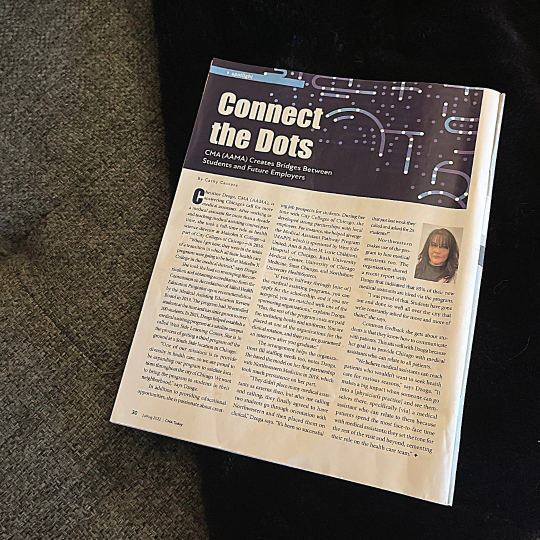
#> input picture Homework_6/data/test2.jpeg, 1080 x 1080 px (shown at 1/2 size)
$ jupyter execute Homework.ipynb
#> lines starting #> are read from the running program, lines starting #| are printed output that depends on the picture
# HOMEWORK 6

In this homework you are going to use the Harris corner detector to detect the corners of a document. Document detection is a crucial task for many applications, e.g., text recognition, automatic passport reading (at airport gates), etc.

You will also have to design your own feature descriptor in order to localize and distinguish among the 4 document corners.

At the end of this notebook, there are a couple of questions for you to answer.

So let's begin, shall we?

[cell 1]
import cv2
import math
import numpy as np
from matplotlib import pyplot as plt
plt.rcParams['figure.figsize'] = [15, 10]

Let's load the image we will be working on in this homework.

[cell 2]
# Let's read the image
# img = cv2.imread('data/document.jpg')
img = cv2.imread('data/test2.jpeg')
#> img is the input picture: shape (1080, 1080, 3); mean B, G, R 83.5, 93.9, 102.1
img = cv2.resize(img, None, fx=0.5, fy=0.5)
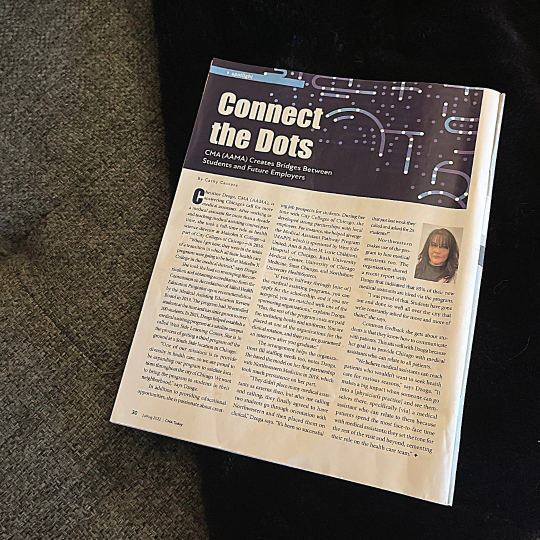
#> img: shape (540, 540, 3); mean B, G, R 83.6, 94, 102.2
# Convert it to gray scale
gray = cv2.cvtColor(img, cv2.COLOR_BGR2GRAY)
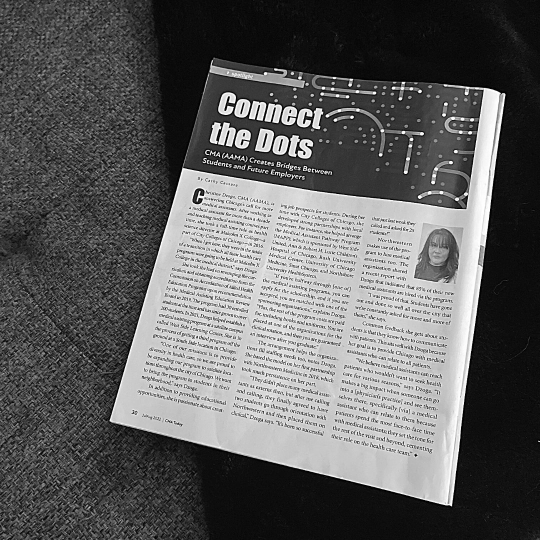
#> gray: shape (540, 540); min 0, max 255, mean 95.3
gray = np.float32(gray)/255
rows, cols = gray.shape
#> rows = 540; cols = 540

# Let's plot the images (colour and gray scale)
plt.subplot(121), plt.imshow(img)
plt.subplot(122), plt.imshow(gray, cmap='gray')
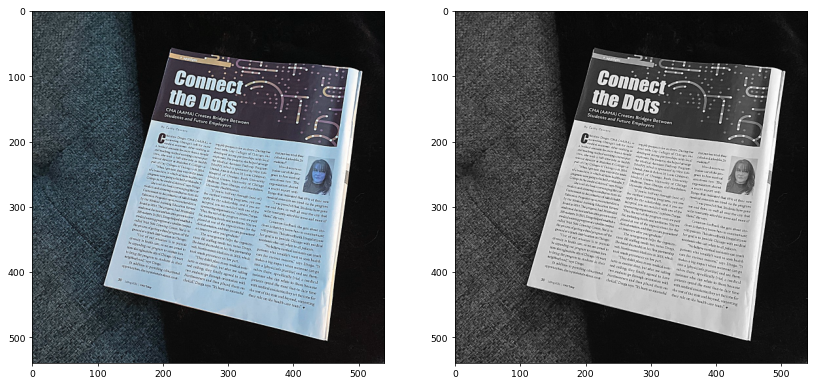
#> figure drawn by matplotlib, 2 panels; B, G, R data is drawn as R, G, B

### Harris Corner Detector
Let us now compute Harris corners. Remember that the Harris detector computes the "cornerness" score for each image pixel.

[cell 3]
# Compute Harris corners (use the available OpenCV functions)
# Suggested parameters:
#            block size of 2 pixels
#            gradient kernel size of 3 pixels
#            k parameter equal to 0.04
cornerness = cv2.cornerHarris(gray, blockSize=2, ksize=3, k=0.04)
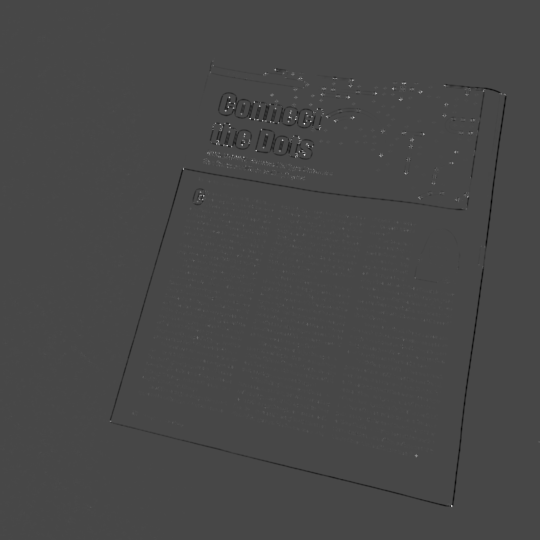
#> cornerness: shape (540, 540) float32; min -0.0337, max 0.086, mean -3.7e-05; drawn with min black and max white
# We are not interested in edges, so put to zero all negative cornerness values
cornerness[cornerness < 0] = 0
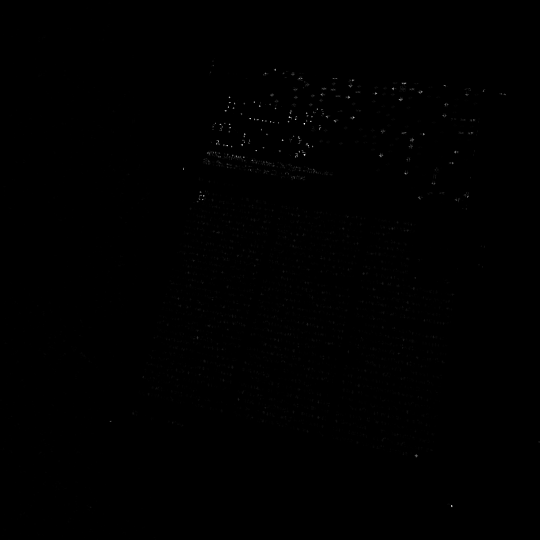
#> cornerness: shape (540, 540) float32; min 0, max 0.086, mean 0.000149; drawn with min black and max white

# Since cornerness has a huge dynamic range, let's take the logarithm for better visualization and manipulation
cornerness = np.log(cornerness + 1e-6)
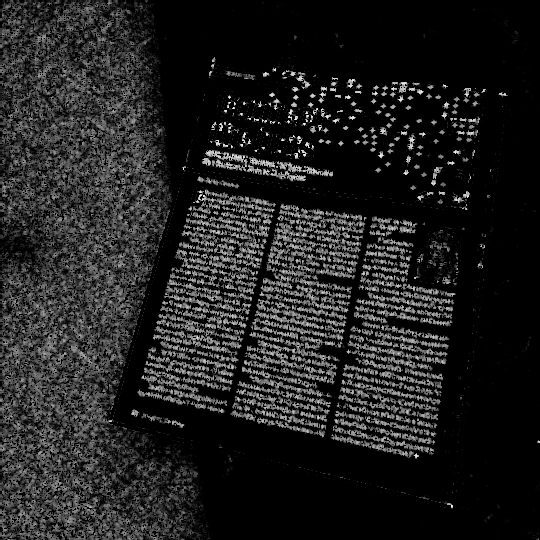
#> cornerness: shape (540, 540) float32; min -13.82, max -2.45, mean -12.35; drawn with min black and max white

[cell 4]
# Let's now plot the image and the corresponding Harris corners (in log scale)
plt.subplot(121), plt.imshow(img)
plt.subplot(122), plt.imshow(cornerness)
#> figure, not shown here; B, G, R data is drawn as R, G, B

At this point, you can see that the Harris detector has detected a lot of features. Not only the four document corners, but also the corners corresponding to (black) letters printed on (white) paper. How can we filter out everything but the 4 document corners?

For that purpose, let's design a custom feature descriptor suitable to detect the document corners. In order to do so, let's have a look at the top left corner.

A good descriptor of that corner, given a certain neghbouring region, would be to assess that the bottom-right quadrant is (much) brighter than the other three quadrants (i.e. top-left, top-right, bottom-left). Let's then implement it :-) I'll do the implementation for the top-left corner, you shall do the rest.

[cell 5]
# Detection thresholds
th_top_left, th_top_right = -1e6, -1e6
th_bottom_left, th_bottom_right = -1e6, -1e6

# Corner coordinates
opt_top_left, opt_top_right = None, None
opt_bottom_left, opt_bottom_right = None, None

# Size of each quadrant (in pixels)
quad_size = 14

# Let's now scan the Harris detection results
for r in range(quad_size, rows-quad_size):
    for c in range(quad_size, cols-quad_size):
        # Edges with too small cornerness score are discarded, -7 seems like a good value
        if cornerness[r, c] < -7:
            continue

        # Extract block consisting of 4 quadrants
        block = 255*gray[r-quad_size:r+quad_size+1, c-quad_size:c+quad_size+1]

        # Extract the four quandrants
        quad_top_left = block[0:quad_size, 0:quad_size]
        # quad_top_right = block[0:quad_size, quad_size+1:2*quad_size+1]
        # quad_bottom_left = block[quad_size+1:2*quad_size+1, 0:quad_size]
        # quad_bottom_right2 = block[quad_size+1:2*quad_size+1, quad_size+1:2*quad_size+1]
        quad_top_right = block[0:quad_size, quad_size+1:]
        quad_bottom_left = block[quad_size+1:, 0:quad_size]
        quad_bottom_right = block[quad_size+1:, quad_size+1:]

        # Top-left corner
        # For the top-left document corner, the bottom-right quadrant is mostly paper and the rest is
        # darker background. Therefore, I suggest the descriptor to be the average difference between
        # the paper quandrant and the sum of the 3 remaining bakcground quandrants
        descriptor_top_left = np.mean(quad_bottom_right) - np.mean(quad_top_left) - np.mean(quad_top_right) - np.mean(quad_bottom_left)
        # Let's detect the best descriptor
        if descriptor_top_left > th_top_left:
            # We update the threshold
            th_top_left = descriptor_top_left
            # And we update the optimal location
            opt_top_left = (c, r)

        # Top-right corner
        descriptor_top_right = np.mean(quad_bottom_left) - np.mean(quad_bottom_right) - np.mean(quad_top_left) - np.mean(quad_top_right)
        if descriptor_top_right > th_top_right:
            th_top_right = descriptor_top_right
            opt_top_right = (c, r)

        # Bottom-left corner
        descriptor_bottom_left = np.mean(quad_top_right) - np.mean(quad_bottom_left) - np.mean(quad_bottom_right) - np.mean(quad_top_left)
        if descriptor_bottom_left > th_bottom_left:
            th_bottom_left = descriptor_bottom_left
            opt_bottom_left = (c, r)

        # Bottom-right corner
        descriptor_bottom_right = np.mean(quad_top_left) - np.mean(quad_top_right) - np.mean(quad_bottom_left) - np.mean(quad_bottom_right)
        if descriptor_bottom_right > th_bottom_right:
            th_bottom_right = descriptor_bottom_right
            opt_bottom_right = (c, r)
#> after the loop, opt_bottom_left = (111, 421); opt_bottom_right = (452, 505); opt_top_left = (483, 89); opt_top_right = (504, 93); th_bottom_left = 26.45; th_bottom_right = 163.8; th_top_left = 113.9; th_top_right = 151.2

# Let's draw circles at the detected corners
out = cv2.circle(img, opt_top_left, 3, (255,0,0), -1)
out = cv2.circle(img, opt_top_right, 3, (255,0,0), -1)
#> out: shape (540, 540, 3); mean B, G, R 83.6, 94, 102.2
out = cv2.circle(img, opt_bottom_left, 3, (255,0,0), -1)
#> out: shape (540, 540, 3); mean B, G, R 83.7, 94, 102.2
out = cv2.circle(img, opt_bottom_right, 3, (255,0,0), -1)
#> out: shape (540, 540, 3); mean B, G, R 83.7, 94, 102.2

# And finally we plot the images (with the detected document corners)
plt.subplot(121), plt.imshow(out)
plt.subplot(122), plt.imshow(cornerness)
#> figure, not shown here; B, G, R data is drawn as R, G, B
